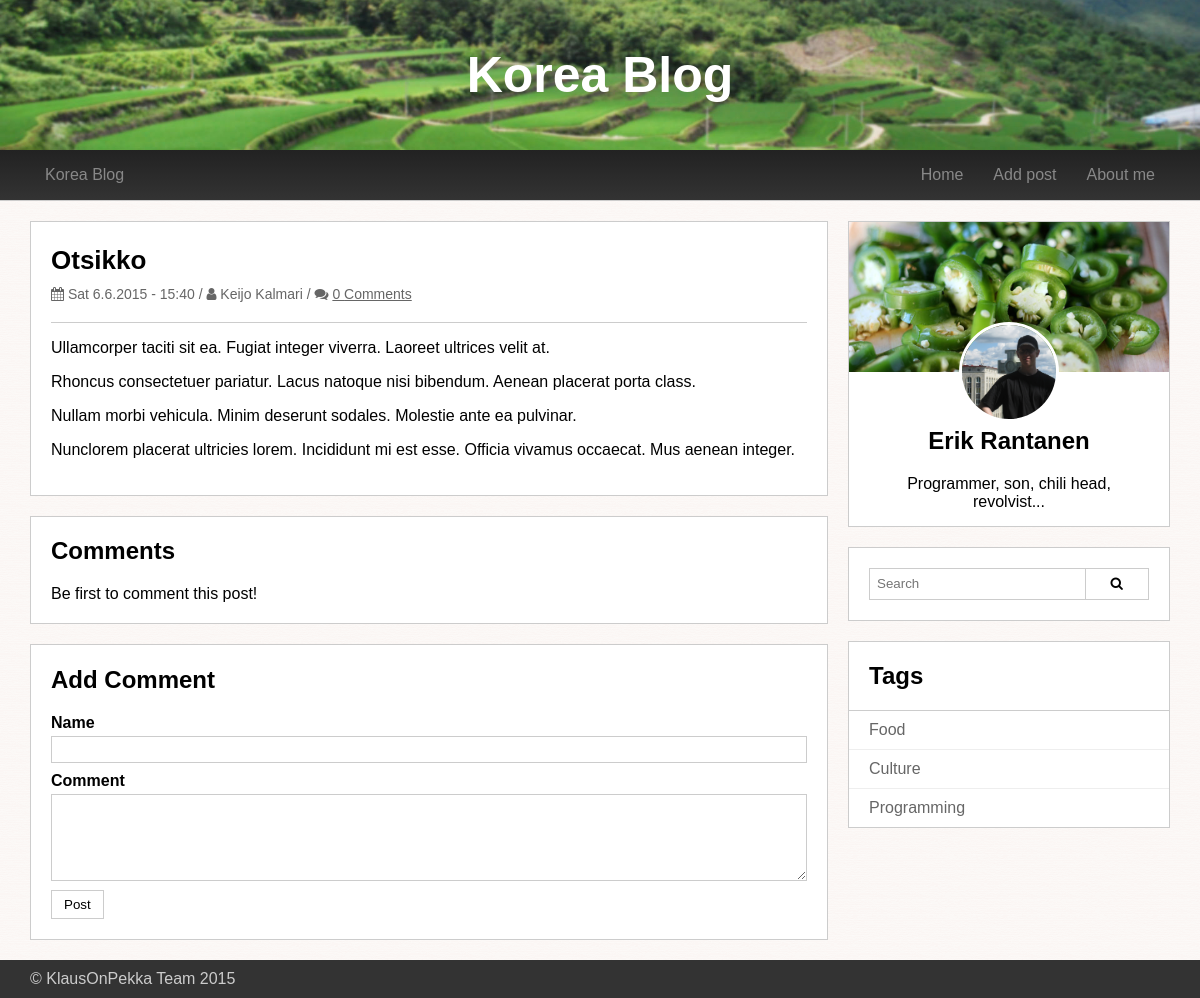
The app's page /post.php?postId=2 with its own data.
### tables this page shows
CREATE TABLE post (
	postId int AUTO_INCREMENT,
	author varchar(100) NOT NULL,
	postDatetime datetime DEFAULT current_timestamp,
	title varchar(150) NOT NULL,
	content text NOT NULL,  
	imageLocation varchar(150),
	PRIMARY KEY (postId)
);

CREATE TABLE tag(
	tagId int AUTO_INCREMENT,
	tagName varchar(40),
	PRIMARY KEY (tagId)
);

### post.php (the view, shortened to what this page needs)
<!DOCTYPE html>
<html>
	<head>
		<link rel="stylesheet" href="css/styles.css"/>
		<link rel="stylesheet" href="//maxcdn.bootstrapcdn.com/font-awesome/4.3.0/css/font-awesome.min.css">
	</head>
	<?php
	include_once('database.php');
	include_once('helpers.php');
	$sql = "SELECT * FROM post WHERE postId = :postId";
	$stmt = $handler->prepare($sql);
	$postId = isset($_GET['postId']) ? (int)$_GET['postId'] : 1;
	$stmt->bindParam(':postId', $postId, PDO::PARAM_INT);
	$stmt->execute();
	$post = $stmt->fetch(PDO::FETCH_OBJ);
	?>
	<body class="preload">
		<?php include_once('header.php'); ?>
		<div class="wrapper clearfix">
			<div class="main-content">
				<div class="single-post panel">
					<div class="panel-container">
						<h2><?php echo $post->title; ?></h2>
						<div class="post-meta">
							<?php printMetaInfo($post); ?>
						</div>
						<?php if(!empty($post->imageLocation)) : ?>
							<?php $picture = $post->imageLocation;?>
							<a href="<?php echo $picture; ?>">
								<img class="responsive-image" src="<?php echo $picture;?>">
							</a>
						<?php else : ?>
							<hr>
						<?php endif; ?>
						<?php echo createParagraphs($post->content); ?>
					</div>
				</div>
				<div id="comments" class="panel">
					<div class="panel-container">
						<h2>Comments</h2>
						<?php
						$counter = 0;
						echo $counter < 1 ? 'Be first to comment this post!' : ''; ?>
					</div>
				</div>
				<div id="add-comment" class="panel">
					<div class="panel-container">
						<h2>Add Comment</h2>
						<form action="submit_comment.php" method="post">
							<div class="form-row">
								<label for="comment-author">Name</label>
								<input type="text" id="comment-author" name="commentAuthor">
							</div>
							<div class="form-row">
								<label for="comment-content">Comment</label>
								<textarea id="comment-content" rows="5" name="commentContent"></textarea>
							</div>
							<input type="submit" value="Post" class="button">
						</form>
					</div>
				</div>
			</div>
			<?php include_once('sidebar.php'); ?>
		</div>
		<?php include_once('footer.php'); ?>
	</body>
</html>

### helpers.php (shortened to what this page needs)
<?php
function formatDate($date) {
	return date('D j.n.Y \- H:i', strtotime($date));
}
function createParagraphs($text) {
	$text = preg_replace('~\r\n?~', "\n", $text);
	$text = '<p>' . str_replace( chr(10) . chr(10), '</p><p>', $text) . '</p>';
	return $text;
}
function commentCount($postId) {
	global $handler;
	$sql = "SELECT COUNT(*) AS commentCount FROM postcomment WHERE postId = :postId";
	$stmt = $handler->prepare($sql);
	$stmt->bindParam('postId', $postId, PDO::PARAM_INT);
	$stmt->execute();
	$count = $stmt->fetch(PDO::FETCH_OBJ)->commentCount;
	return $count;
}
function printMetaInfo($r) {
	echo '<i class="fa fa-calendar"></i>' . ' ';
	echo formatDate($r->postDatetime);
	echo ' / ' . '<i class="fa fa-user"></i>' . ' ';
	echo $r->author;
	echo ' / <i class="fa fa-comments"></i> ';
	echo '<a href="post.php?postId=' . $r->postId . '#comments">';
	echo commentCount($r->postId) . ' Comments';
	echo '</a>';
}
?>

### sidebar.php
<aside>
	<div class="bio panel">
		<div class="bio-background">
			<img class="vertical-center" src="img/bio-background.jpg" alt="Bio background">
		</div>
		<div class="bio-face-image">
			<img class="vertical-center" src="img/Erik.jpg" alt="Erik Rantanen">
		</div>
		<div class="panel-container">
			<h2>Erik Rantanen</h2>
			<div class="bio-description">
				Programmer, son, chili head, revolvist...
			</div>
		</div>
	</div>
	<div class="panel">
		<div class="search-container">
			<form class="clearfix" action="index.php" method="get">
				<input class="search-input" type="text" name="search" placeholder="Search">
				<button class="button search-button" type="submit"><i class="fa fa-search"></i></button>
			</form>
		</div>
	</div>
	<?php	$query = $handler->query('SELECT * FROM tag;'); ?>
	<div class="panel">
		<div class="panel-header">
			<h2>Tags</h2>
		</div>
		<?php while($r = $query->fetch(PDO::FETCH_OBJ)) : ?>
		<a href="index.php?tagId=<?php echo $r->tagId; ?>" class="tag"><?php echo $r->tagName; ?></a>
		<?php endwhile; ?>
	</div>
</aside>

### css/styles.css (style rules this page uses)
* { box-sizing: border-box; }
body { font-family: Arial, Helvetica, sans-serif; background-image: url("../img/backgroundtex3.png"); margin: 0; }
.clearfix:after { content: ''; display: block; clear: both; }
.vertical-center { position: relative; top: 50%; transform: translateY(-50%); }
input[type="text"], textarea, select { width: 100%; border: 1px solid #ccc; padding: 5px 7px; transition: all 0.2s ease-in-out; }
hr { height: 1px; background: #ccc; border: 0; }
a { color: #666; }
.button { border: 1px solid #ccc; background: #fff; padding: 6px 12px; }
.main-content { float: left; width: 70%; }
aside { float: left; width: 30%; padding-left: 20px; }
.wrapper { max-width: 1170px; margin: 0 auto; padding: 0 15px; }
.form-row { margin-bottom: 9px; }
.form-row input, textarea { margin-top: 4px; }
.form-row > label { font-weight: bold; }
.form-row:after { content: ''; display: block; clear: both; }
textarea { vertical-align: top; }
.panel { border: #ccc 1px solid; background: #fff; }
.panel-container { padding: 1px 20px 20px; }
.panel-header { padding: 0 20px; border-bottom: 1px solid #ccc; }
.panel + .panel { margin-top: 20px; }
.post-meta { color: #666; font-size: 14px; }
.post h2, .single-post h2 { font-size: 26px; margin-bottom: 10px; }
.post-meta + hr { margin-top: 16px; }
.single-post .post-meta { margin-bottom: 20px; }
.bio-background { height: 150px; overflow: hidden; }
.bio-background img { width: 100%; height: auto; }
.bio { text-align: center; position: relative; }
.bio-face-image { width: 100px; height: 100px; overflow: hidden; border-radius: 50%; position: absolute; left: 50%; margin-left: -50px; top: 100px; border: 3px solid #fff; }
.bio-face-image img { width: auto; height: 100%; }
.bio .panel-container { padding: 35px 20px 15px; }
.tag { padding: 10px 20px; min-height: 31px; display: block; text-decoration: none; }
.tag + .tag { border-top: 1px solid #eee; }
.search-container { padding: 20px; }
.search-container .search-input { float: left; border-right: 0; height: 32px; width: 77%; }
.search-container .search-button { float: left; width: 23%; height: 32px; }

### records on screen
post: title "Otsikko", postDatetime "Sat 6.6.2015 - 15:40", author "Keijo Kalmari", content "Ullamcorper taciti sit ea. Fugiat integer viverra. Laoreet ultrices velit at. Rhoncus consectetuer pariatur. Lacus natoque nisi bibendum. Aenean placerat porta class. Nullam morbi vehicula. Minim deserunt sodales. Molestie ante ea pulvinar. Nunclorem placerat ultricies lorem. Incididunt mi est esse. Officia vivamus occaecat. Mus aenean integer."
tag: tagName "Food"
tag: tagName "Culture"
tag: tagName "Programming"

### other values on screen
commentCount($r->postId) "0"
